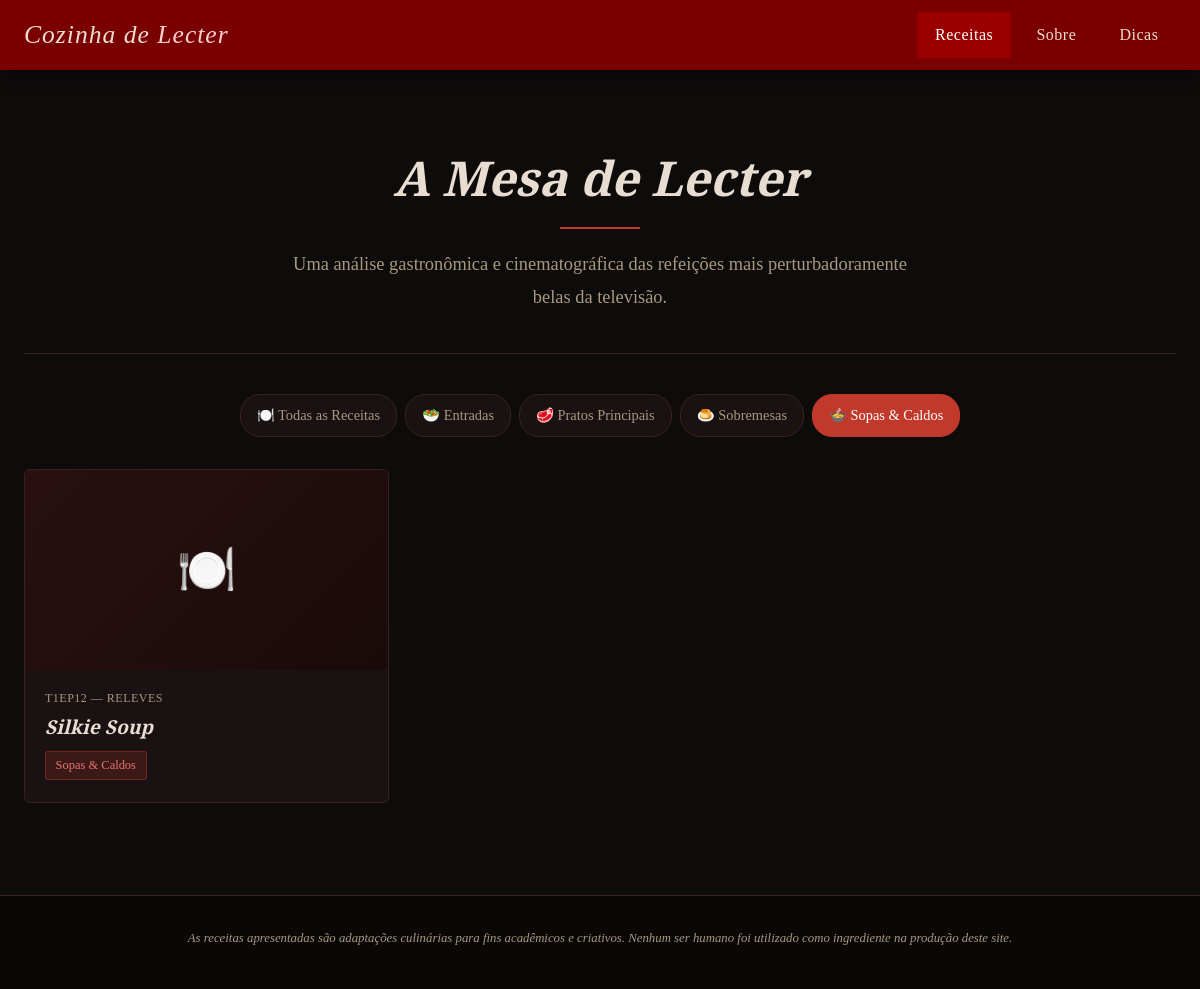
Page /index.php?categoria=sopas on the committed database.
### tables this page shows
CREATE TABLE IF NOT EXISTS receitas (
    id INT AUTO_INCREMENT PRIMARY KEY,
    episodio VARCHAR(100) NOT NULL,
    titulo VARCHAR(200) NOT NULL,
    categoria VARCHAR(50) NOT NULL,
    imagem VARCHAR(255),
    descricao LONGTEXT NOT NULL,
    curiosidade LONGTEXT NOT NULL,
    criado_em TIMESTAMP DEFAULT CURRENT_TIMESTAMP
);

### index.php (the view, shortened to what this page needs)
<?php
require 'php/conexao.php';
$categoriaFiltro = isset($_GET['categoria']) ? $_GET['categoria'] : 'todas';
$stmt = $pdo->query("SELECT DISTINCT categoria FROM receitas ORDER BY categoria");
$categorias = $stmt->fetchAll(PDO::FETCH_COLUMN);
if ($categoriaFiltro === 'todas') {
    $stmt = $pdo->query("SELECT id, episodio, titulo, categoria, imagem FROM receitas ORDER BY id");
} else {
    $stmt = $pdo->prepare("SELECT id, episodio, titulo, categoria, imagem FROM receitas WHERE categoria = ? ORDER BY id");
    $stmt->execute([$categoriaFiltro]);
}
$receitas = $stmt->fetchAll();
?>
<!DOCTYPE html>
<html lang="pt-BR">
<head>
    <link rel="stylesheet" href="css/style.css">
</head>
<body>
    <?php include 'php/header.php'; ?>
    <main class="conteudo-principal">
        <div class="container">
            <section class="hero">
                <h1>A Mesa de Lecter</h1>
                <div class="divisor"></div>
                <p>
                    Uma análise gastronômica e cinematográfica
                    das refeições mais perturbadoramente belas da televisão.
                </p>
            </section>
            <div class="filtro-categorias">
                <a href="index.php?categoria=todas" class="<?= ($categoriaFiltro === 'todas') ? 'ativo' : '' ?>">
                    🍽️ Todas as Receitas
                </a>
                <?php foreach ($categorias as $cat): ?>
                    <a href="index.php?categoria=<?= urlencode($cat) ?>"
                       class="<?= ($categoriaFiltro === $cat) ? 'ativo' : '' ?>">
                        <?php
                        $labels = [
                            'entradas' => '🥗 Entradas',
                            'sopas' => '🍲 Sopas & Caldos',
                            'pratos-principais' => '🥩 Pratos Principais',
                            'frutos-do-mar' => '🦪 Frutos do Mar',
                            'sobremesas' => '🍮 Sobremesas'
                        ];
                        echo $labels[$cat] ?? ucfirst($cat);
                        ?>
                    </a>
                <?php endforeach; ?>
            </div>
            <section class="grid-receitas">
                <?php if (count($receitas) > 0): ?>
                    <?php foreach ($receitas as $receita): ?>
                        <a href="receita.php?id=<?= $receita['id'] ?>" class="card-receita">
                            <?php if ($receita['imagem']): ?>
                                <img src="<?= htmlspecialchars($receita['imagem']) ?>"
                                     alt="<?= htmlspecialchars($receita['titulo']) ?>">
                            <?php else: ?>
                                <div class="card-img-placeholder">🍽️</div>
                            <?php endif; ?>
                            <div class="card-corpo">
                                <span class="card-episodio"><?= htmlspecialchars($receita['episodio']) ?></span>
                                <h3 class="card-titulo"><?= htmlspecialchars($receita['titulo']) ?></h3>
                                <span class="card-categoria">
                                    <?php
                                    $labels = [
                                        'entradas' => 'Entradas',
                                        'sopas' => 'Sopas & Caldos',
                                        'pratos-principais' => 'Pratos Principais',
                                        'frutos-do-mar' => 'Frutos do Mar',
                                        'sobremesas' => 'Sobremesas'
                                    ];
                                    echo $labels[$receita['categoria']] ?? ucfirst($receita['categoria']);
                                    ?>
                                </span>
                            </div>
                        </a>
                    <?php endforeach; ?>
                <?php endif; ?>
            </section>
        </div>
    </main>
    <?php include 'php/footer.php'; ?>
</body>
</html>

### css/style.css (style rules this page uses)
:root { --cor-fundo: #0e0b0b; --cor-fundo-card: #1a1212; --cor-fundo-alt: #140f0f; --cor-menu: #7a0000; --cor-menu-hover: #9b0000; --cor-destaque: #c0392b; --cor-texto: #e8ddd0; --cor-texto-suave: #a89880; --cor-borda: #3a2020; --fonte-titulo: 'Playfair Display', Georgia, serif; --fonte-corpo: 'EB Garamond', 'Times New Roman', serif; --altura-menu: 70px; --transicao: 0.3s ease; }
* { margin: 0; padding: 0; box-sizing: border-box; }
html { scroll-behavior: smooth; }
body { background-color: var(--cor-fundo); color: var(--cor-texto); font-family: var(--fonte-corpo); font-size: 1.05rem; line-height: 1.75; min-height: 100vh; }
a { color: var(--cor-destaque); text-decoration: none; transition: color var(--transicao); }
h1, h2, h3, h4, h5 { font-family: var(--fonte-titulo); font-weight: 700; line-height: 1.25; color: var(--cor-texto); }
h1 { font-size: 2.6rem; }
h3 { font-size: 1.5rem; }
p { margin-bottom: 1rem; }
.container { max-width: 1200px; margin: 0 auto; padding: 0 1.5rem; }
.conteudo-principal { padding-top: calc(var(--altura-menu) + 30px); padding-bottom: 60px; min-height: calc(100vh - var(--altura-menu)); }
.hero { text-align: center; padding: 3rem 1.5rem 2.5rem; border-bottom: 1px solid var(--cor-borda); margin-bottom: 2.5rem; }
.hero h1 { font-size: 3rem; font-style: italic; margin-bottom: 0.75rem; }
.hero p { font-size: 1.15rem; color: var(--cor-texto-suave); max-width: 650px; margin: 0 auto; }
.divisor { width: 80px; height: 2px; background: var(--cor-destaque); margin: 1.2rem auto; }
.filtro-categorias { display: flex; gap: 0.5rem; flex-wrap: wrap; margin-bottom: 2rem; justify-content: center; }
.filtro-categorias a { background-color: var(--cor-fundo-card); border: 1px solid var(--cor-borda); color: var(--cor-texto-suave); padding: 0.5rem 1rem; border-radius: 20px; font-size: 0.9rem; transition: all var(--transicao); }
.filtro-categorias a:hover, .filtro-categorias a.ativo { background-color: var(--cor-destaque); border-color: var(--cor-destaque); color: #fff; }
.grid-receitas { display: grid; grid-template-columns: repeat(auto-fill, minmax(280px, 1fr)); gap: 1.75rem; margin-bottom: 2rem; }
.card-receita { background-color: var(--cor-fundo-card); border: 1px solid var(--cor-borda); border-radius: 6px; overflow: hidden; transition: transform var(--transicao), box-shadow var(--transicao), border-color var(--transicao); cursor: pointer; }
.card-img-placeholder { width: 100%; height: 200px; background: linear-gradient(135deg, #2a1010, #1a0a0a); display: flex; align-items: center; justify-content: center; font-size: 3rem; color: var(--cor-borda); }
.card-corpo { padding: 1.1rem 1.25rem 1.4rem; }
.card-episodio { display: block; font-size: 0.75rem; color: var(--cor-texto-suave); letter-spacing: 0.5px; margin-bottom: 0.4rem; text-transform: uppercase; }
.card-titulo { font-size: 1.2rem; font-style: italic; margin-bottom: 0.6rem; }
.card-categoria { display: inline-block; background-color: rgba(192, 57, 43, 0.2); border: 1px solid rgba(192, 57, 43, 0.4); color: #e57373; font-size: 0.78rem; padding: 0.15rem 0.6rem; border-radius: 3px; }

### rows in the picture
receitas: episodio "T1EP12 — RELEVES", titulo "Silkie Soup", categoria "Sopas & Caldos"

### other values in the picture
$labels[$cat] "🥗 Entradas"
$labels[$cat] "🥩 Pratos Principais"
$labels[$cat] "🍮 Sobremesas"
$labels[$cat] "🍲 Sopas & Caldos"
